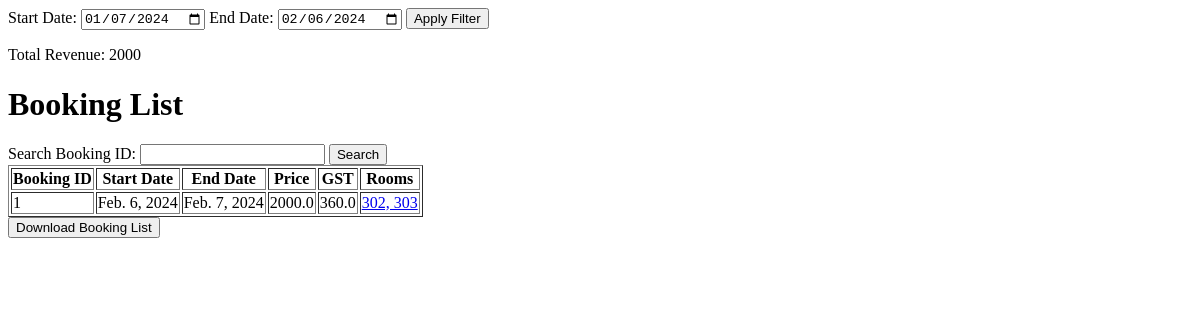
Before: /booking/list/ with the older database file.
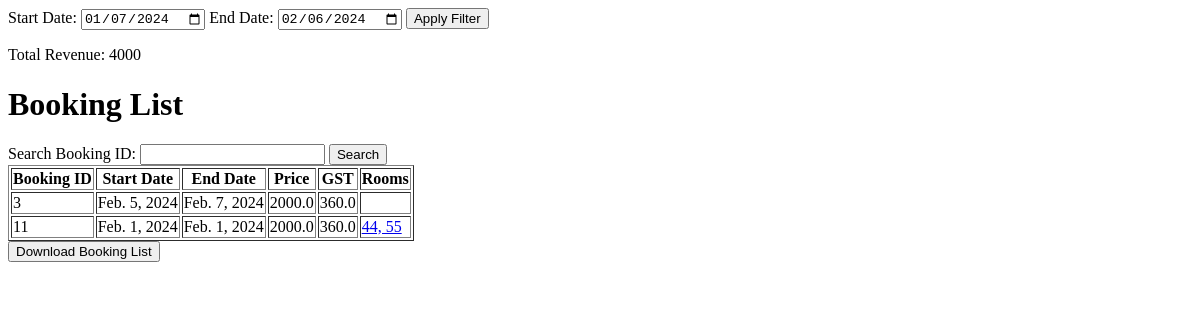
After: the same page with the newer database file.
### booking/models.py (models this page shows)
class Booking(models.Model):
    rooms = models.ManyToManyField(Room)
    name = models.CharField(max_length=50, null=True)
    address = models.CharField(max_length=500, null=True)
    phone = models.BigIntegerField(null=True)
    aadhar = models.BigIntegerField(null=True)
    email = models.EmailField(null=True)
    start_date = models.DateField()
    end_date = models.DateField()
    price = models.DecimalField(max_digits=10, decimal_places=2)

### booking/views.py (the view)
# urls.py: path('booking/list/', booking_list, name='booking_list'),
def booking_list(request):
    start_date_str = request.GET.get('start_date', '')
    end_date_str = request.GET.get('end_date', '')
    if not start_date_str or not end_date_str:
        end_date = datetime.now()
        start_date = end_date - timedelta(days=30)
    else:
        start_date = make_aware(datetime.strptime(start_date_str, '%Y-%m-%d'))
        end_date = make_aware(datetime.strptime(end_date_str, '%Y-%m-%d'))
    bookings = Booking.objects.filter(start_date__range=(start_date, end_date))
    total_revenue = bookings.aggregate(Sum('price'))['price__sum']
    bookings_with_details = []
    for booking in bookings:
        price = float(booking.price)
        gst = price * 0.18
        room_details = ", ".join([room.name for room in booking.rooms.all()])
        booking_details = {
            'booking': booking,
            'start_date': booking.start_date,
            'end_date': booking.end_date,
            'price': price,
            'gst': gst,
            'total_price': price + gst,
            'rooms': room_details,
        }
        bookings_with_details.append(booking_details)
    return render(request, 'booking_list.html', {
        'bookings': bookings_with_details,
        'start_date': start_date,
        'end_date': end_date,
        'total_revenue': total_revenue,
    })

### booking/templates/booking_list.html (shortened to what this page needs)
<!DOCTYPE html>
<html lang="en">
<head>
</head>
<body>
<form method="get" action="{% url 'booking_list' %}">
    <label for="start_date">Start Date:</label>
    <input type="date" id="start_date" name="start_date" value="{{ start_date|date:'Y-m-d' }}">
    <label for="end_date">End Date:</label>
    <input type="date" id="end_date" name="end_date" value="{{ end_date|date:'Y-m-d' }}">
    <button type="submit">Apply Filter</button>
</form>
<p>Total Revenue: {{ total_revenue|default:"0.00" }}</p>
<h1>Booking List</h1>
<form id="search_form">
    <label for="search_booking_id">Search Booking ID:</label>
    <input type="text" id="search_booking_id" name="search_booking_id">
    <button type="button" id="search_button">Search</button>
</form>
<table border="1" id="booking_table">
    <tr>
        <th>Booking ID</th>
        <th>Start Date</th>
        <th>End Date</th>
        <th>Price</th>
        <th>GST</th>
        <th>Rooms</th>
    </tr>
    {% for booking_detail in bookings %}
    <tr>
        <td>{{ booking_detail.booking.id }}</td>
        <td>{{ booking_detail.start_date }}</td>
        <td>{{ booking_detail.end_date }}</td>
        <td>{{ booking_detail.price }}</td>
        <td>{{ booking_detail.gst }}</td>
        {% if booking_detail.booking.id %}
        <td><a href="{% url 'booking_detail' booking_detail.booking.id %}?rooms={{ booking_detail.rooms }}">{{ booking_detail.rooms }}</a></td>
    {% else %}
        <td>{{ booking_detail.rooms }}</td>
    {% endif %}
    </tr>
    {% endfor %}
</table>
<button id="download_btn">Download Booking List</button>
</body>
</html>

Changed rows visible on the page:
removed Booking: booking.id "1", start_date "Feb. 6, 2024", end_date "Feb. 7, 2024", price "2000.0", gst "360.0", rooms "302, 303"
added Booking: booking.id "3", start_date "Feb. 5, 2024", end_date "Feb. 7, 2024", price "2000.0", gst "360.0"
added Booking: booking.id "11", start_date "Feb. 1, 2024", end_date "Feb. 1, 2024", price "2000.0", gst "360.0", rooms "44, 55"
Other visible differences:
{{ total_revenue|default:"0.00" }}: "2000" → "4000"
